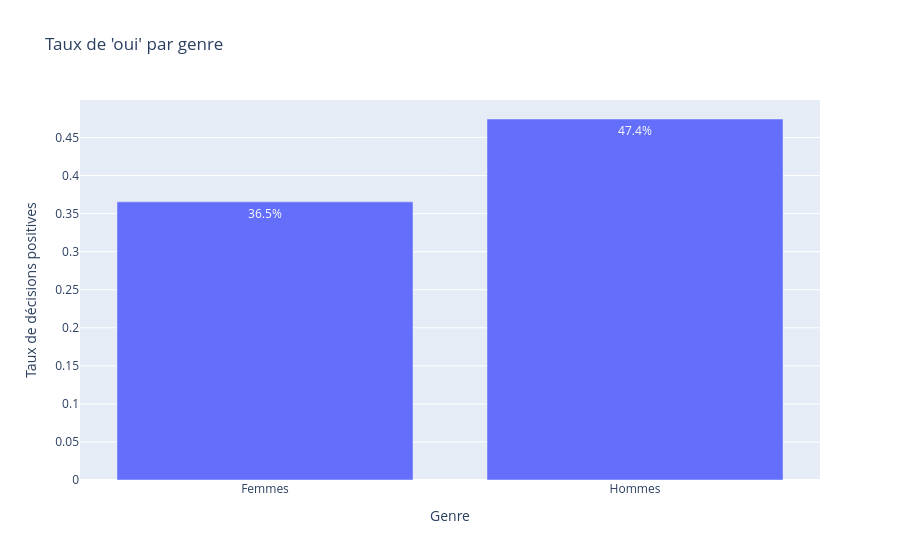

The notebook cell saved with this chart:
### Code cell
# Préparer les données pour le graphique
taux_par_genre = df.groupby("gender")["dec"].mean().reset_index()
taux_par_genre["gender"] = taux_par_genre["gender"].map({0: "Femmes", 1: "Hommes"})

fig = px.bar(
    taux_par_genre,
    x="gender",
    y="dec",
    title="Taux de 'oui' par genre",
    labels={"gender": "Genre", "dec": "Taux de décisions positives"},
    text_auto=".1%"
)
fig.show()

### Figure 1 — Plotly figure (JSON) as saved in the notebook; plotly's stock layout.template omitted (floating-point values rounded to 4 significant figures)
{"data": [{"hovertemplate": "Genre=%{x}<br>Taux de décisions positives=%{y}<extra></extra>", "legendgroup": "", "marker": {"color": "#636efa", "pattern": {"shape": ""}}, "name": "", "orientation": "v", "showlegend": false, "textposition": "auto", "texttemplate": "%{y:.1%}", "type": "bar", "x": ["Femmes", "Hommes"], "xaxis": "x", "y": [0.3654, 0.4742], "yaxis": "y"}], "layout": {"barmode": "relative", "legend": {"tracegroupgap": 0}, "title": {"text": "Taux de 'oui' par genre"}, "xaxis": {"anchor": "y", "domain": [0, 1], "title": {"text": "Genre"}}, "yaxis": {"anchor": "x", "domain": [0, 1], "title": {"text": "Taux de décisions positives"}}}}
